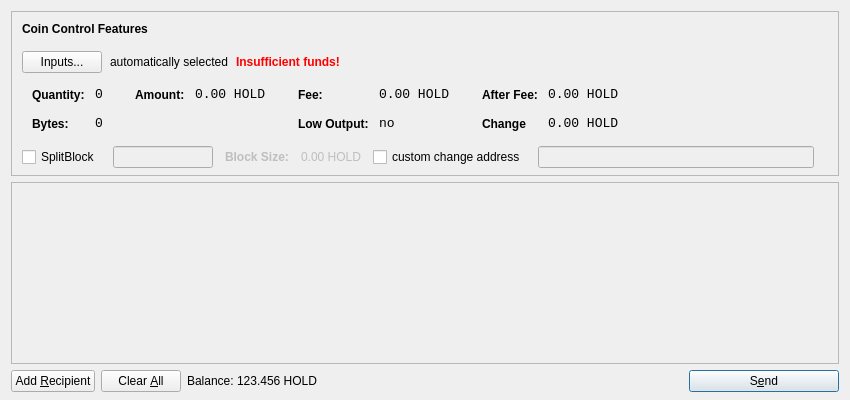
<?xml version="1.0" encoding="UTF-8"?>
<ui version="4.0">
 <class>SendCoinsDialog</class>
 <widget class="QDialog" name="SendCoinsDialog">
  <property name="geometry">
   <rect>
    <x>0</x>
    <y>0</y>
    <width>850</width>
    <height>400</height>
   </rect>
  </property>
  <property name="windowTitle">
   <string>Send Coins</string>
  </property>
  <layout class="QVBoxLayout" name="verticalLayout" stretch="0,1,0">
   <property name="bottomMargin">
    <number>8</number>
   </property>
   <item>
    <widget class="QFrame" name="frameCoinControl">
     <property name="sizePolicy">
      <sizepolicy hsizetype="Expanding" vsizetype="Expanding">
       <horstretch>0</horstretch>
       <verstretch>0</verstretch>
      </sizepolicy>
     </property>
     <property name="maximumSize">
      <size>
       <width>16777215</width>
       <height>16777215</height>
      </size>
     </property>
     <property name="frameShape">
      <enum>QFrame::StyledPanel</enum>
     </property>
     <property name="frameShadow">
      <enum>QFrame::Sunken</enum>
     </property>
     <layout class="QVBoxLayout" name="verticalLayoutCoinControl2">
      <property name="spacing">
       <number>-1</number>
      </property>
      <property name="leftMargin">
       <number>0</number>
      </property>
      <property name="topMargin">
       <number>0</number>
      </property>
      <property name="rightMargin">
       <number>0</number>
      </property>
      <property name="bottomMargin">
       <number>6</number>
      </property>
      <item>
       <layout class="QVBoxLayout" name="verticalLayoutCoinControl" stretch="0,0,0,0,1">
        <property name="spacing">
         <number>0</number>
        </property>
        <property name="leftMargin">
         <number>10</number>
        </property>
        <property name="topMargin">
         <number>10</number>
        </property>
        <item>
         <layout class="QHBoxLayout" name="horizontalLayoutCoinControl1">
          <property name="bottomMargin">
           <number>15</number>
          </property>
          <item>
           <widget class="QLabel" name="labelCoinControlFeatures">
            <property name="sizePolicy">
             <sizepolicy hsizetype="Preferred" vsizetype="Maximum">
              <horstretch>0</horstretch>
              <verstretch>0</verstretch>
             </sizepolicy>
            </property>
            <property name="font">
             <font>
              <weight>75</weight>
              <bold>true</bold>
             </font>
            </property>
            <property name="styleSheet">
             <string notr="true">font-weight:bold;</string>
            </property>
            <property name="text">
             <string>Coin Control Features</string>
            </property>
           </widget>
          </item>
         </layout>
        </item>
        <item>
         <layout class="QHBoxLayout" name="horizontalLayoutCoinControl2" stretch="0,0,0,0">
          <property name="spacing">
           <number>8</number>
          </property>
          <property name="bottomMargin">
           <number>10</number>
          </property>
          <item>
           <widget class="QPushButton" name="pushButtonCoinControl">
            <property name="styleSheet">
             <string notr="true"/>
            </property>
            <property name="text">
             <string>Inputs...</string>
            </property>
           </widget>
          </item>
          <item>
           <widget class="QLabel" name="labelCoinControlAutomaticallySelected">
            <property name="text">
             <string>automatically selected</string>
            </property>
            <property name="margin">
             <number>5</number>
            </property>
           </widget>
          </item>
          <item>
           <widget class="QLabel" name="labelCoinControlInsuffFunds">
            <property name="font">
             <font>
              <weight>75</weight>
              <bold>true</bold>
             </font>
            </property>
            <property name="styleSheet">
             <string notr="true">color:red;font-weight:bold;</string>
            </property>
            <property name="text">
             <string>Insufficient funds!</string>
            </property>
            <property name="margin">
             <number>5</number>
            </property>
           </widget>
          </item>
          <item>
           <spacer name="horizontalSpacerCoinControl">
            <property name="orientation">
             <enum>Qt::Horizontal</enum>
            </property>
            <property name="sizeHint" stdset="0">
             <size>
              <width>40</width>
              <height>1</height>
             </size>
            </property>
           </spacer>
          </item>
         </layout>
        </item>
        <item>
         <widget class="QWidget" name="widgetCoinControl" native="true">
          <property name="sizePolicy">
           <sizepolicy hsizetype="Preferred" vsizetype="Preferred">
            <horstretch>0</horstretch>
            <verstretch>0</verstretch>
           </sizepolicy>
          </property>
          <property name="minimumSize">
           <size>
            <width>0</width>
            <height>0</height>
           </size>
          </property>
          <property name="styleSheet">
           <string notr="true"/>
          </property>
          <layout class="QHBoxLayout" name="horizontalLayoutCoinControl5">
           <property name="margin">
            <number>0</number>
           </property>
           <item>
            <layout class="QHBoxLayout" name="horizontalLayoutCoinControl3" stretch="0,0,0,1">
             <property name="spacing">
              <number>20</number>
             </property>
             <property name="topMargin">
              <number>0</number>
             </property>
             <property name="bottomMargin">
              <number>10</number>
             </property>
             <item>
              <layout class="QFormLayout" name="formLayoutCoinControl1">
               <property name="horizontalSpacing">
                <number>10</number>
               </property>
               <property name="verticalSpacing">
                <number>14</number>
               </property>
               <property name="leftMargin">
                <number>10</number>
               </property>
               <property name="topMargin">
                <number>4</number>
               </property>
               <property name="rightMargin">
                <number>6</number>
               </property>
               <item row="0" column="0">
                <widget class="QLabel" name="labelCoinControlQuantityText">
                 <property name="styleSheet">
                  <string notr="true">font-weight:bold;</string>
                 </property>
                 <property name="text">
                  <string>Quantity:</string>
                 </property>
                 <property name="margin">
                  <number>0</number>
                 </property>
                </widget>
               </item>
               <item row="0" column="1">
                <widget class="QLabel" name="labelCoinControlQuantity">
                 <property name="font">
                  <font>
                   <family>Monospace</family>
                   <pointsize>10</pointsize>
                  </font>
                 </property>
                 <property name="cursor">
                  <cursorShape>IBeamCursor</cursorShape>
                 </property>
                 <property name="contextMenuPolicy">
                  <enum>Qt::ActionsContextMenu</enum>
                 </property>
                 <property name="text">
                  <string>0</string>
                 </property>
                 <property name="margin">
                  <number>0</number>
                 </property>
                 <property name="textInteractionFlags">
                  <set>Qt::LinksAccessibleByMouse|Qt::TextSelectableByKeyboard|Qt::TextSelectableByMouse</set>
                 </property>
                </widget>
               </item>
               <item row="1" column="0">
                <widget class="QLabel" name="labelCoinControlBytesText">
                 <property name="styleSheet">
                  <string notr="true">font-weight:bold;</string>
                 </property>
                 <property name="text">
                  <string>Bytes:</string>
                 </property>
                </widget>
               </item>
               <item row="1" column="1">
                <widget class="QLabel" name="labelCoinControlBytes">
                 <property name="font">
                  <font>
                   <family>Monospace</family>
                   <pointsize>10</pointsize>
                  </font>
                 </property>
                 <property name="cursor">
                  <cursorShape>IBeamCursor</cursorShape>
                 </property>
                 <property name="contextMenuPolicy">
                  <enum>Qt::ActionsContextMenu</enum>
                 </property>
                 <property name="text">
                  <string>0</string>
                 </property>
                 <property name="textInteractionFlags">
                  <set>Qt::LinksAccessibleByMouse|Qt::TextSelectableByKeyboard|Qt::TextSelectableByMouse</set>
                 </property>
                </widget>
               </item>
              </layout>
             </item>
             <item>
              <layout class="QFormLayout" name="formLayoutCoinControl2">
               <property name="horizontalSpacing">
                <number>10</number>
               </property>
               <property name="verticalSpacing">
                <number>14</number>
               </property>
               <property name="leftMargin">
                <number>6</number>
               </property>
               <property name="topMargin">
                <number>4</number>
               </property>
               <property name="rightMargin">
                <number>6</number>
               </property>
               <item row="0" column="0">
                <widget class="QLabel" name="labelCoinControlAmountText">
                 <property name="styleSheet">
                  <string notr="true">font-weight:bold;</string>
                 </property>
                 <property name="text">
                  <string>Amount:</string>
                 </property>
                 <property name="margin">
                  <number>0</number>
                 </property>
                </widget>
               </item>
               <item row="0" column="1">
                <widget class="QLabel" name="labelCoinControlAmount">
                 <property name="font">
                  <font>
                   <family>Monospace</family>
                   <pointsize>10</pointsize>
                  </font>
                 </property>
                 <property name="cursor">
                  <cursorShape>IBeamCursor</cursorShape>
                 </property>
                 <property name="contextMenuPolicy">
                  <enum>Qt::ActionsContextMenu</enum>
                 </property>
                 <property name="text">
                  <string notr="true">0.00 HOLD</string>
                 </property>
                 <property name="textInteractionFlags">
                  <set>Qt::LinksAccessibleByMouse|Qt::TextSelectableByKeyboard|Qt::TextSelectableByMouse</set>
                 </property>
                </widget>
               </item>
              </layout>
             </item>
             <item>
              <layout class="QFormLayout" name="formLayoutCoinControl3">
               <property name="horizontalSpacing">
                <number>10</number>
               </property>
               <property name="verticalSpacing">
                <number>14</number>
               </property>
               <property name="leftMargin">
                <number>6</number>
               </property>
               <property name="topMargin">
                <number>4</number>
               </property>
               <property name="rightMargin">
                <number>6</number>
               </property>
               <item row="0" column="0">
                <widget class="QLabel" name="labelCoinControlFeeText">
                 <property name="styleSheet">
                  <string notr="true">font-weight:bold;</string>
                 </property>
                 <property name="text">
                  <string>Fee:</string>
                 </property>
                 <property name="margin">
                  <number>0</number>
                 </property>
                </widget>
               </item>
               <item row="0" column="1">
                <widget class="QLabel" name="labelCoinControlFee">
                 <property name="font">
                  <font>
                   <family>Monospace</family>
                   <pointsize>10</pointsize>
                  </font>
                 </property>
                 <property name="cursor">
                  <cursorShape>IBeamCursor</cursorShape>
                 </property>
                 <property name="contextMenuPolicy">
                  <enum>Qt::ActionsContextMenu</enum>
                 </property>
                 <property name="text">
                  <string notr="true">0.00 HOLD</string>
                 </property>
                 <property name="textInteractionFlags">
                  <set>Qt::LinksAccessibleByMouse|Qt::TextSelectableByKeyboard|Qt::TextSelectableByMouse</set>
                 </property>
                </widget>
               </item>
               <item row="1" column="0">
                <widget class="QLabel" name="labelCoinControlLowOutputText">
                 <property name="styleSheet">
                  <string notr="true">font-weight:bold;</string>
                 </property>
                 <property name="text">
                  <string>Low Output:</string>
                 </property>
                </widget>
               </item>
               <item row="1" column="1">
                <widget class="QLabel" name="labelCoinControlLowOutput">
                 <property name="font">
                  <font>
                   <family>Monospace</family>
                   <pointsize>10</pointsize>
                  </font>
                 </property>
                 <property name="cursor">
                  <cursorShape>IBeamCursor</cursorShape>
                 </property>
                 <property name="contextMenuPolicy">
                  <enum>Qt::ActionsContextMenu</enum>
                 </property>
                 <property name="text">
                  <string>no</string>
                 </property>
                 <property name="textInteractionFlags">
                  <set>Qt::LinksAccessibleByMouse|Qt::TextSelectableByKeyboard|Qt::TextSelectableByMouse</set>
                 </property>
                </widget>
               </item>
              </layout>
             </item>
             <item>
              <layout class="QFormLayout" name="formLayoutCoinControl4">
               <property name="horizontalSpacing">
                <number>10</number>
               </property>
               <property name="verticalSpacing">
                <number>14</number>
               </property>
               <property name="leftMargin">
                <number>6</number>
               </property>
               <property name="topMargin">
                <number>4</number>
               </property>
               <property name="rightMargin">
                <number>6</number>
               </property>
               <item row="0" column="0">
                <widget class="QLabel" name="labelCoinControlAfterFeeText">
                 <property name="styleSheet">
                  <string notr="true">font-weight:bold;</string>
                 </property>
                 <property name="text">
                  <string>After Fee:</string>
                 </property>
                 <property name="margin">
                  <number>0</number>
                 </property>
                </widget>
               </item>
               <item row="0" column="1">
                <widget class="QLabel" name="labelCoinControlAfterFee">
                 <property name="font">
                  <font>
                   <family>Monospace</family>
                   <pointsize>10</pointsize>
                  </font>
                 </property>
                 <property name="cursor">
                  <cursorShape>IBeamCursor</cursorShape>
                 </property>
                 <property name="contextMenuPolicy">
                  <enum>Qt::ActionsContextMenu</enum>
                 </property>
                 <property name="text">
                  <string notr="true">0.00 HOLD</string>
                 </property>
                 <property name="textInteractionFlags">
                  <set>Qt::LinksAccessibleByMouse|Qt::TextSelectableByKeyboard|Qt::TextSelectableByMouse</set>
                 </property>
                </widget>
               </item>
               <item row="1" column="0">
                <widget class="QLabel" name="labelCoinControlChangeText">
                 <property name="styleSheet">
                  <string notr="true">font-weight:bold;</string>
                 </property>
                 <property name="text">
                  <string>Change</string>
                 </property>
                </widget>
               </item>
               <item row="1" column="1">
                <widget class="QLabel" name="labelCoinControlChange">
                 <property name="font">
                  <font>
                   <family>Monospace</family>
                   <pointsize>10</pointsize>
                  </font>
                 </property>
                 <property name="cursor">
                  <cursorShape>IBeamCursor</cursorShape>
                 </property>
                 <property name="contextMenuPolicy">
                  <enum>Qt::ActionsContextMenu</enum>
                 </property>
                 <property name="text">
                  <string notr="true">0.00 HOLD</string>
                 </property>
                 <property name="textInteractionFlags">
                  <set>Qt::LinksAccessibleByMouse|Qt::TextSelectableByKeyboard|Qt::TextSelectableByMouse</set>
                 </property>
                </widget>
               </item>
              </layout>
             </item>
            </layout>
           </item>
          </layout>
         </widget>
        </item>
        <item>
         <layout class="QHBoxLayout" name="horizontalLayoutCoinControl4" stretch="0,0,0">
          <property name="spacing">
           <number>12</number>
          </property>
          <property name="sizeConstraint">
           <enum>QLayout::SetDefaultConstraint</enum>
          </property>
          <property name="topMargin">
           <number>5</number>
          </property>
          <property name="rightMargin">
           <number>5</number>
          </property>
          <item>
            <widget class="QCheckBox" name="splitBlockCheckBox">
              <property name="text">
                <string>SplitBlock</string>
              </property>
            </widget>
          </item>
          <item>
            <widget class="QLineEdit" name="splitBlockLineEdit">
              <property name="enabled">
                <bool>false</bool>
              </property>
              <property name="sizePolicy">
                <sizepolicy hsizetype="Fixed" vsizetype="Fixed">
                  <horstretch>0</horstretch>
                  <verstretch>0</verstretch>
                </sizepolicy>
              </property>
              <property name="maximumSize">
                <size>
                  <width>100</width>
                  <height>16777215</height>
                </size>
              </property>
            </widget>
          </item>
          <item>
            <widget class="QLabel" name="labelBlockSizeText">
              <property name="enabled">
                <bool>false</bool>
              </property>
              <property name="font">
                <font>
                  <weight>75</weight>
                  <bold>true</bold>
                </font>
              </property>
              <property name="text">
                <string>Block Size:</string>
              </property>
            </widget>
          </item>
          <item>
            <widget class="QLabel" name="labelBlockSize">
              <property name="enabled">
                <bool>false</bool>
              </property>
              <property name="text">
                <string>0.00 HOLD</string>
              </property>
            </widget>
          </item>
          <item>
           <widget class="QCheckBox" name="checkBoxCoinControlChange">
            <property name="text">
             <string>custom change address</string>
            </property>
           </widget>
          </item>
          <item>
           <widget class="QLineEdit" name="lineEditCoinControlChange">
            <property name="enabled">
             <bool>false</bool>
            </property>
            <property name="sizePolicy">
             <sizepolicy hsizetype="Expanding" vsizetype="Fixed">
              <horstretch>0</horstretch>
              <verstretch>0</verstretch>
             </sizepolicy>
            </property>
           </widget>
          </item>
          <item>
           <widget class="QLabel" name="labelCoinControlChangeLabel">
            <property name="sizePolicy">
             <sizepolicy hsizetype="Preferred" vsizetype="Expanding">
              <horstretch>0</horstretch>
              <verstretch>0</verstretch>
             </sizepolicy>
            </property>
            <property name="minimumSize">
             <size>
              <width>0</width>
              <height>0</height>
             </size>
            </property>
            <property name="text">
             <string/>
            </property>
            <property name="margin">
             <number>3</number>
            </property>
           </widget>
          </item>
         </layout>
        </item>
        <item>
         <spacer name="verticalSpacerCoinControl">
          <property name="orientation">
           <enum>Qt::Vertical</enum>
          </property>
          <property name="sizeHint" stdset="0">
           <size>
            <width>800</width>
            <height>1</height>
           </size>
          </property>
         </spacer>
        </item>
       </layout>
      </item>
     </layout>
    </widget>
   </item>
   <item>
    <widget class="QScrollArea" name="scrollArea">
     <property name="widgetResizable">
      <bool>true</bool>
     </property>
     <widget class="QWidget" name="scrollAreaWidgetContents">
      <property name="geometry">
       <rect>
        <x>0</x>
        <y>0</y>
        <width>830</width>
        <height>165</height>
       </rect>
      </property>
      <layout class="QVBoxLayout" name="verticalLayout_2">
       <property name="margin">
        <number>0</number>
       </property>
       <item>
        <layout class="QVBoxLayout" name="entries">
         <property name="spacing">
          <number>6</number>
         </property>
        </layout>
       </item>
       <item>
        <spacer name="verticalSpacer">
         <property name="orientation">
          <enum>Qt::Vertical</enum>
         </property>
         <property name="sizeHint" stdset="0">
          <size>
           <width>20</width>
           <height>40</height>
          </size>
         </property>
        </spacer>
       </item>
      </layout>
     </widget>
    </widget>
   </item>
   <item>
    <layout class="QHBoxLayout" name="horizontalLayout">
     <item>
      <widget class="QPushButton" name="addButton">
       <property name="toolTip">
        <string>Send to multiple recipients at once</string>
       </property>
       <property name="text">
        <string>Add &amp;Recipient</string>
       </property>
       <property name="autoDefault">
        <bool>false</bool>
       </property>
      </widget>
     </item>
     <item>
      <widget class="QPushButton" name="clearButton">
       <property name="sizePolicy">
        <sizepolicy hsizetype="Minimum" vsizetype="Fixed">
         <horstretch>0</horstretch>
         <verstretch>0</verstretch>
        </sizepolicy>
       </property>
       <property name="toolTip">
        <string>Remove all transaction fields</string>
       </property>
       <property name="text">
        <string>Clear &amp;All</string>
       </property>
       <property name="autoRepeatDelay">
        <number>300</number>
       </property>
       <property name="autoDefault">
        <bool>false</bool>
       </property>
      </widget>
     </item>
     <item>
      <layout class="QHBoxLayout" name="horizontalLayout_2">
       <property name="spacing">
        <number>3</number>
       </property>
       <item>
        <widget class="QLabel" name="label">
         <property name="sizePolicy">
          <sizepolicy hsizetype="Preferred" vsizetype="Fixed">
           <horstretch>0</horstretch>
           <verstretch>0</verstretch>
          </sizepolicy>
         </property>
         <property name="text">
          <string>Balance:</string>
         </property>
        </widget>
       </item>
       <item>
        <widget class="QLabel" name="labelBalance">
         <property name="sizePolicy">
          <sizepolicy hsizetype="Preferred" vsizetype="Fixed">
           <horstretch>0</horstretch>
           <verstretch>0</verstretch>
          </sizepolicy>
         </property>
         <property name="cursor">
          <cursorShape>IBeamCursor</cursorShape>
         </property>
         <property name="text">
          <string notr="true">123.456 HOLD</string>
         </property>
         <property name="textInteractionFlags">
          <set>Qt::LinksAccessibleByMouse|Qt::TextSelectableByKeyboard|Qt::TextSelectableByMouse</set>
         </property>
        </widget>
       </item>
      </layout>
     </item>
     <item>
      <spacer name="horizontalSpacer">
       <property name="orientation">
        <enum>Qt::Horizontal</enum>
       </property>
       <property name="sizeHint" stdset="0">
        <size>
         <width>40</width>
         <height>20</height>
        </size>
       </property>
      </spacer>
     </item>
     <item>
      <widget class="QPushButton" name="sendButton">
       <property name="minimumSize">
        <size>
         <width>150</width>
         <height>0</height>
        </size>
       </property>
       <property name="toolTip">
        <string>Confirm the send action</string>
       </property>
       <property name="text">
        <string>S&amp;end</string>
       </property>
       <property name="icon">
        <iconset resource="../bitcoin.qrc">
         <normaloff>:/icons/send</normaloff>:/icons/send</iconset>
       </property>
       <property name="default">
        <bool>true</bool>
       </property>
      </widget>
     </item>
    </layout>
   </item>
  </layout>
 </widget>
 <resources>
  <include location="../bitcoin.qrc"/>
 </resources>
 <connections/>
</ui>
